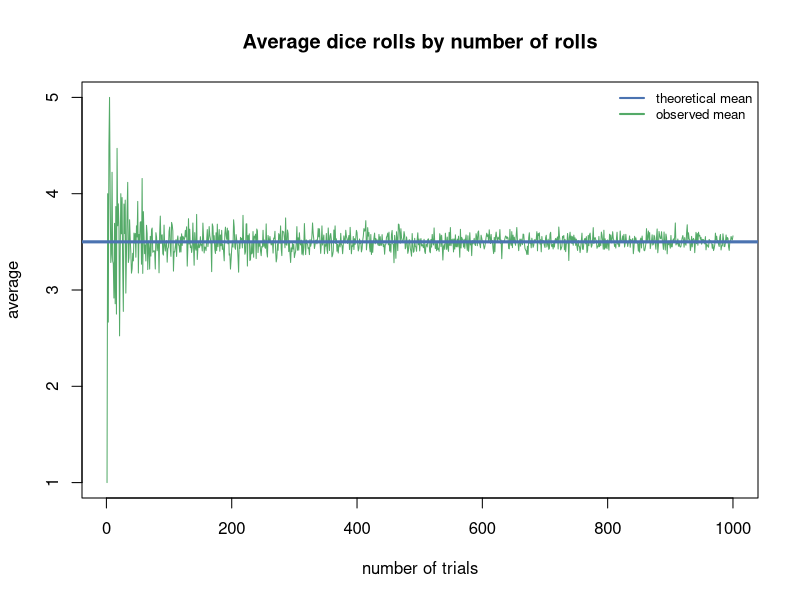
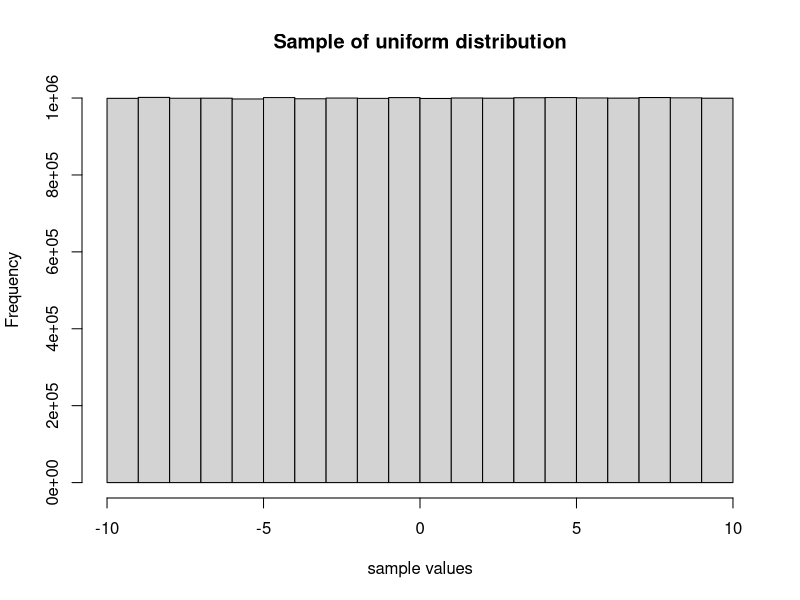
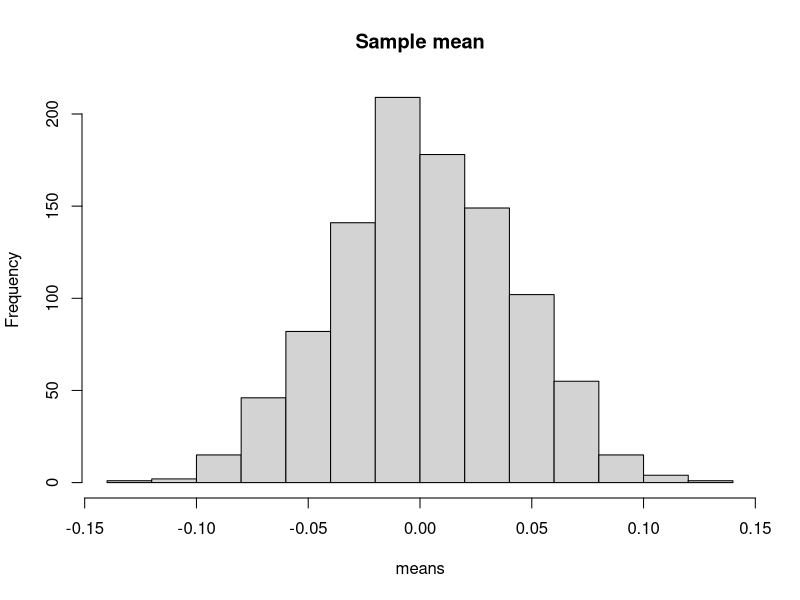

These figures' R source, in order:
rm(list = ls())

#================ LLN example =================
LawOfLargeNumbers <- function(num.tries)
{
  TrueMean = 3.5
  DiceMeansArray <- array(data = NA, dim = num.tries)
  for (n in 1:num.tries) {
    DiceSamples <- sample(1:6, size = n, replace = TRUE)
    DiceMeansArray[n] <- mean(DiceSamples)
  }
  plot(DiceMeansArray, type = "l", col = "#54aa68", xlab = "number of trials",
       ylab = "average", main = "Average dice rolls by number of rolls")
  abline(h = TrueMean, col = "#4b73b1", lwd = 3)
  legend("topright", legend = c("theoretical mean", "observed mean"),
         col = c("#4b73b1", "#54aa68"), bg = "transparent", lty = 1:1, lwd = 2,
         box.lty = 0, cex = 0.8)
}

LawOfLargeNumbers(num.tries = 1000)

#================ CLT example =================
CentralLimitTheorem <- function(n, r, min, max)
{
  Samples <- runif(n * r, min = min, max = max)
  Means <- rowMeans(matrix(Samples, nrow = r, ncol = n))
  hist(Samples, xlab = "sample values",
       main = "Sample of uniform distribution")
  hist(Means, xlab = "means", main = "Sample mean")
}

CentralLimitTheorem(n = 20000, r = 1000, min = -10, max = 10)
